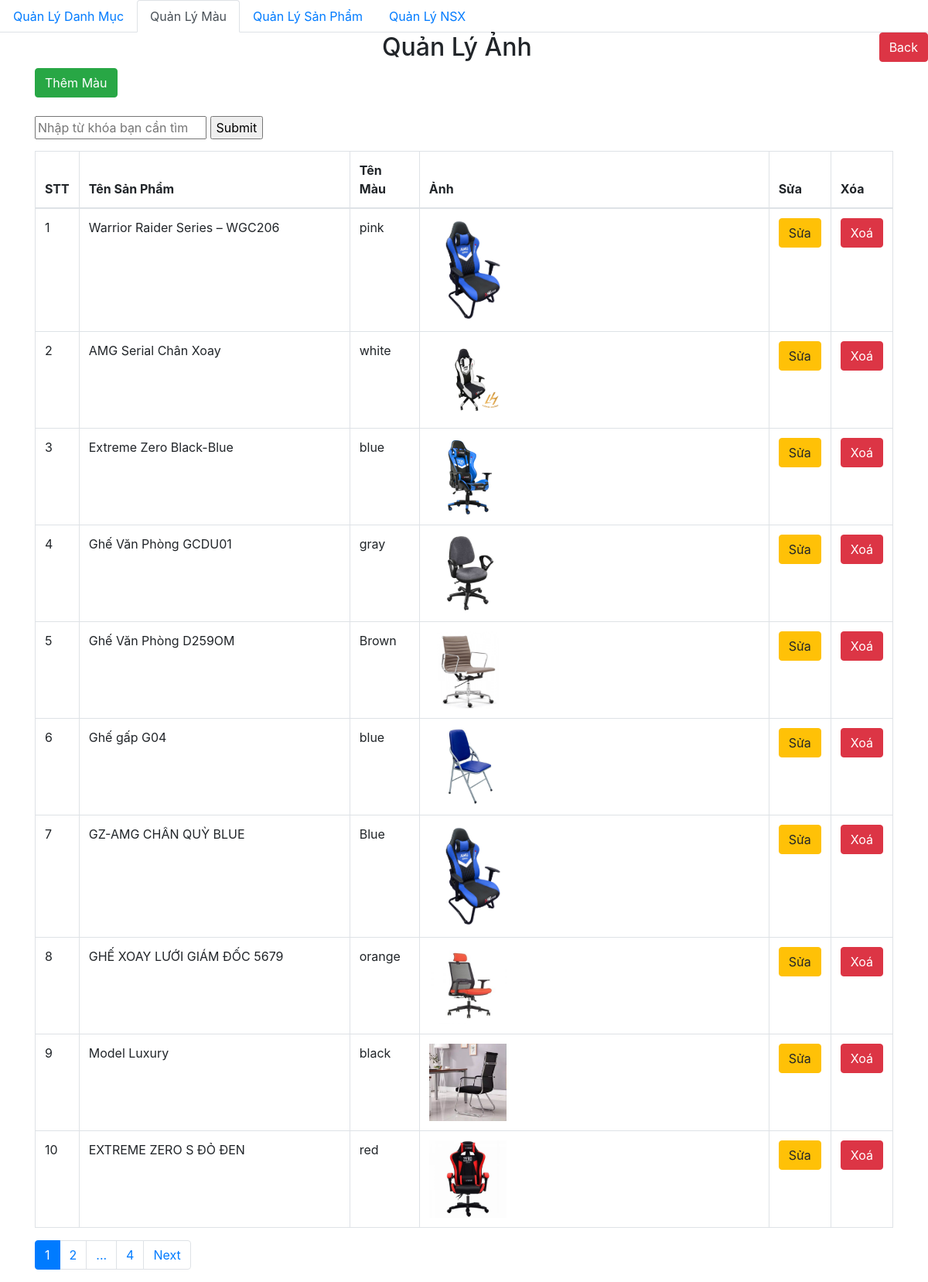
The page /adminpage/admin/color/admincolor.php on the database its author committed.
### tables this page shows
CREATE TABLE `mau` (
  `IDMau` int(11) NOT NULL,
  `IDSP` int(11) DEFAULT NULL,
  `anh` varchar(500) NOT NULL,
  `TenMau` varchar(20) DEFAULT NULL
);

CREATE TABLE `sanpham` (
  `IDSP` int(11) NOT NULL,
  `TenSp` varchar(255) DEFAULT NULL,
  `IDHangSX` int(11) DEFAULT NULL,
  `IDLoai` int(11) DEFAULT NULL,
  `Gia` varchar(20) DEFAULT NULL,
  `SoLuong` int(11) DEFAULT NULL,
  `chitietsp` varchar(500) DEFAULT NULL,
  `create_time` date DEFAULT NULL,
  `update_time` date DEFAULT NULL
);

### db/dbhelper.php (called while the page is built, shortened)
<?php
function executeResult($sql){
    $con=mysqli_connect(HOST,USERNAME,PASSWORD,DATABSE);
    $result= mysqli_query($con, $sql);
    $data=[];
    while($row= mysqli_fetch_array($result,1)){
        $data[]=$row;
    }
    return $data;
}
function executeSingleResult($sql){
    $con=mysqli_connect(HOST,USERNAME,PASSWORD,DATABSE);
    $result= mysqli_query($con, $sql);
    $row = mysqli_fetch_array($result,1);
    return $row;
}

### adminpage/admin/color/admincolor.php (the view, shortened to what this page needs)
<?php
require_once('..\..\..\db\dbhelper.php');
?>
<!DOCTYPE html>
<html>
<head>
	<link rel="stylesheet" href="https://maxcdn.bootstrapcdn.com/bootstrap/4.4.1/css/bootstrap.min.css">
</head>
<body>
	<?php
	require_once('..\layout\navmenucolor.php');
	?>
	<a href="../../home.php">
	<button class="btn btn-danger" style="margin: bottom 15px; float:right;">Back</button>
	</a>
	<div class="container">
		<div class="panel panel-primary">
			<div class="panel-heading">
				<h2 class="text-center">Quản Lý Ảnh</h2>
			</div>
			<div class="panel-body">
				<a href="addcolor.php">
				<button class="btn btn-success" style="margin: bottom 15px;">Thêm Màu</button>
				</a>
				<br></br>
				<form method="post">
					<input id="myInput" type="text" name="search" placeholder="Nhập từ khóa bạn cần tìm" style="width:20%; margin-bottom:15px"/>
					<input type="submit">
				</form>
				<table class="table table-bordered table-hover" id="myTable">
					<thead>
						<tr>
							<th width="50px">STT</th>
							<th width="350px">Tên Sản Phẩm</th>
							<th width="90px">Tên Màu</th>
							<th>Ảnh</th>
							<th width="50px">Sửa</th>
							<th width="50px">Xóa</th>
						</tr>
					</thead>
					<tbody>
					<?php
					$limit=10;
					$page=1;
					$firstIndex=($page-1)*$limit;
					$sql="select mau.IDMau, mau.IDSP,
					mau.anh, mau.TenMau, sanpham.TenSp
					from (mau
					inner join sanpham
					on sanpham.IDSP=mau.IDSP)
					limit ".$firstIndex.", ".$limit." ";
					$categoryList=executeResult($sql);
					$sql2='select count(IDMau) as total from mau';
					$countResult=executeSingleResult($sql2);
					$count= $countResult['total'];
					$number=ceil($count/$limit);
					foreach ($categoryList as $item){
						echo '
					<tr>
						<td>'.++$firstIndex.'</td>
						<td>'.$item['TenSp'].'</td>
						<td>'.$item['TenMau'].'</td>
						<td><img src="../../../db/imgs/'.$item['anh'].'"
						style="max-width:100px"/></td>
						<td>
							<a href="addcolor.php?IDMau='.$item['IDMau'].'"><button class="btn btn-warning">Sửa</button></a>
						</td>
						<td>
							<a href="?delete_id='.$item['IDMau'].'"><button class="btn btn-danger">Xoá</button></a>
						</td>
					</tr>';
					}
					?>
					</tbody>
				</table>
				<?php
				if($number>1){
				?>
				<ul class="pagination">
					<?php
					$avaiablePage=[1, $page-1, $page, $page+1, $number];
					$isFirst = $isLast = false;
					for($i=0; $i<$number; $i++){
						if(!in_array($i+1, $avaiablePage)){
							if(!$isLast && $i>$page){
								echo '<li class="page-item"><a class="page-link" href="?page='.($page+2).'">...</a></li>';
								$isLast=true;
							}
						continue;
						}
						if($page==($i+1)){
							echo'<li class="page-item active"><a class="page-link" href="#">'.($i+1).'</a></li>';
						}
						else{
							echo'<li class="page-item"><a class="page-link" href="?page='.($i+1).'">'.($i+1).'</a></li>';
						}
					}
					?>
					<?php
					if($page<$number){
						echo'<li class="page-item"><a class="page-link" href="?page='.($page+1).'">Next</a></li>';
					}
					?>
				</ul>
				<?php
				}
				?>
			</div>
		</div>
	</div>
</body>
</html>

### rows shown on the page
mau: IDSP.TenSp "Warrior Raider Series – WGC206", TenMau "pink", anh (picture)
mau: IDSP.TenSp "AMG Serial Chân Xoay", TenMau "white", anh (picture)
mau: IDSP.TenSp "Extreme Zero Black-Blue", TenMau "blue", anh (picture)
mau: IDSP.TenSp "Ghế Văn Phòng GCDU01", TenMau "gray", anh (picture)
mau: IDSP.TenSp "Ghế Văn Phòng D259OM", TenMau "Brown", anh (picture)
mau: IDSP.TenSp "Ghế gấp G04", TenMau "blue", anh (picture)
mau: IDSP.TenSp "GZ-AMG CHÂN QUỲ BLUE", TenMau "Blue", anh (picture)
mau: IDSP.TenSp "GHẾ XOAY LƯỚI GIÁM ĐỐC 5679", TenMau "orange", anh (picture)
mau: IDSP.TenSp "Model Luxury", TenMau "black", anh (picture)
mau: IDSP.TenSp "EXTREME ZERO S ĐỎ ĐEN", TenMau "red", anh (picture)
